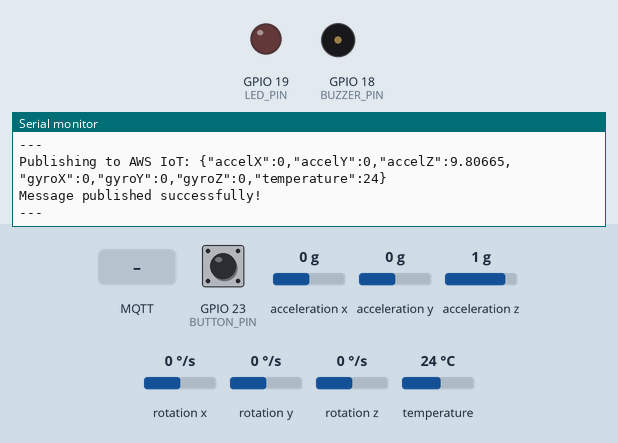
The program below on a simulated ESP32. On the bench: output pins drawn as LEDs (lit = HIGH), buzzer (waves = sounding, pin HIGH), the last lines printed to the serial monitor. Inputs (shaded band) come from the test bench; at power-on: GPIO 23 (BUTTON_PIN) HIGH, acceleration x 0 g, acceleration y 0 g, acceleration z 1 g, rotation x 0 °/s, rotation y 0 °/s, rotation z 0 °/s, temperature 24 °C. WiFi joins after 1.5 s; servers stay silent unless stated; no MQTT or app messages arrive unless stated.

Above: at 3.7 s.
3.8 s: GPIO 23 (BUTTON_PIN) pulled LOW for 0.15 s
At 4.3 s:
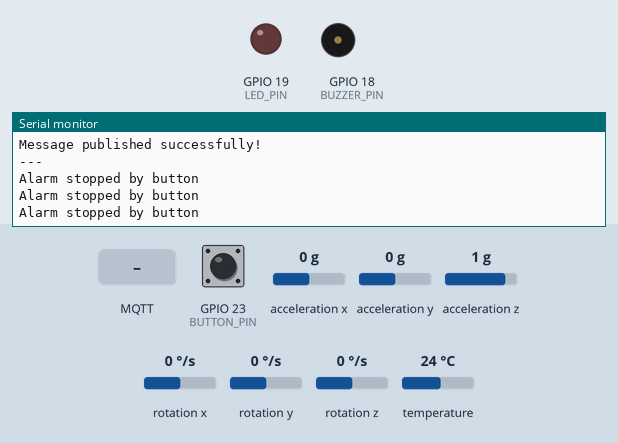
5.4 s: MQTT message "on" arrives on the first subscribed topic
At 6.4 s:
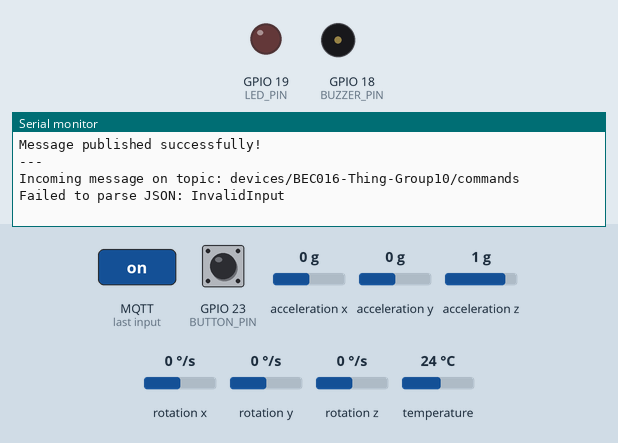
6.9 s: MQTT message "1" arrives on the first subscribed topic
At 7.7 s:
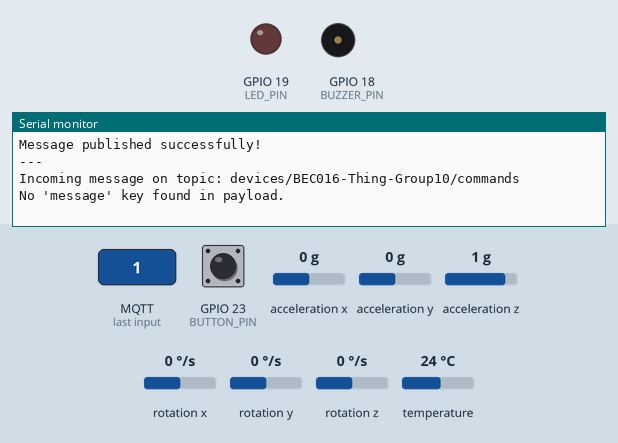

Measured:
- after the input at 3.8 s, the serial monitor: prints a new line at once (image 1)
- after the input at 5.4 s, the serial monitor: prints a new line at once (image 2)
- after the input at 6.9 s, the serial monitor: prints a new line at once (image 3)

The program:

main.cpp
```cpp
#include <Arduino.h>
// Include the required libraries
#include <WiFi.h>             // Provides functions to connect the ESP32 to a WiFi network
#include <WiFiClientSecure.h> // Enables secure (SSL/TLS) communication, required for AWS IoT
#include <PubSubClient.h>     // Handles MQTT protocol (publish-subscribe model)
#include "secrets.h"          // Custom header file that stores WiFi and AWS credentials (keeps them separate from main code)
#include <Adafruit_MPU6050.h> // MPU6050 accelerometer and gyroscope library
#include <Adafruit_Sensor.h>  // Unified sensor library
#include <Wire.h>             // I2C communication library
#include <ArduinoJson.h>      // Creating and parsing JSON Document

#define AWS_IOT_PUBLISH_TOPIC "devices/" AWS_IOT_CLIENT_ID "/data"       // Topic to publish sensor data to AWS IoT Core
#define AWS_IOT_SUBSCRIBE_TOPIC "devices/" AWS_IOT_CLIENT_ID "/commands" // Topic to be subscribe by the ESP32

#define LED_PIN 19
#define BUZZER_PIN 18
#define BUTTON_PIN 23

// MPU6050 sensor object
Adafruit_MPU6050 mpu;

WiFiClientSecure net;

PubSubClient client(net);

// Sensor data variables
float accelX, accelY, accelZ;
float gyroX, gyroY, gyroZ;
float temperature;

unsigned long lastPublishTime = 0; // Stores last publish timestamp
const long publishInterval = 2000; // Interval in milliseconds (2 seconds)
                                   // Publishing interval for MPU6050 sensor data

unsigned long lastButtonPress = 0;
const unsigned long debounceDelay = 50; // 50 ms debounce window

void connectToWiFi()
{
    // Print a message to the Serial Monitor to indicate connection attempt
    Serial.print("Connecting to WiFi");

    // Set the ESP32 to Station mode (connects to an existing WiFi network)
    WiFi.mode(WIFI_STA);

    // Begin WiFi connection using SSID and Password defined in secrets.h
    WiFi.begin(WIFI_SSID, WIFI_PASSWORD);

    // Keep checking WiFi status until the ESP32 is connected to the network
    while (WiFi.status() != WL_CONNECTED)
    {
        delay(500);        // Wait half a second before checking again
        Serial.print("."); // Print progress indicator
    }

    // Once connected, print confirmation
    Serial.println(" Connected!");
}

// Configure and connect to AWS IoT Core using certificates
void connectToAWS()
{
    // Notify user that the certificate setup is starting
    Serial.println("Configuring certificates...");

    // Assign AWS Root Certificate Authority (CA) to the secure WiFi client
    net.setCACert(AWS_CERT_CA);

    // Assign the device's own certificate (used to identify the device)
    net.setCertificate(AWS_CERT_CRT);

    // Assign the device's private key (used to prove the device owns the certificate)
    net.setPrivateKey(AWS_CERT_PRIVATE);

    // Configure the MQTT client to connect to the AWS IoT Core endpoint on port 8883 (secure MQTT)
    client.setServer(AWS_IOT_ENDPOINT, 8883);

    // Print a message to indicate we are now connecting to AWS IoT
    Serial.print("Connecting to AWS IoT");

    // Attempt to connect to AWS IoT using the device's "Thing Name"
    while (!client.connect(AWS_IOT_CLIENT_ID))
    {
        Serial.print("."); // Show progress
        delay(100);        // Brief pause between connection attempts
    }

    // If we still aren't connected after trying, print an error and return
    if (!client.connected())
    {
        Serial.println(" Connection failed (timeout).");
        return;
    }

    // If connected successfully, notify the user
    Serial.println("\nConnected to AWS IoT!");

    // Publish a test message to a specific topic to confirm functionality
    // client.publish(("devices/" AWS_IOT_CLIENT_ID "/data"), "Hello from ESP32!");

    client.subscribe(AWS_IOT_SUBSCRIBE_TOPIC); // Subscribes to incoming topic
}

void readSensorData()
{
    // Get new sensor events from MPU6050
    sensors_event_t accel, gyro, temp;

    // Read sensor data from MPU6050
    mpu.getEvent(&accel, &gyro, &temp);

    // Store sensor readings in global variables
    accelX = accel.acceleration.x;
    accelY = accel.acceleration.y;
    accelZ = accel.acceleration.z;
    gyroX = gyro.gyro.x;
    gyroY = gyro.gyro.y;
    gyroZ = gyro.gyro.z;
    temperature = temp.temperature;

    // Print sensor readings to serial monitor (required for milestone)
    Serial.println("\n=== MPU6050 Sensor Readings ===");
    Serial.print("Acceleration X: ");
    Serial.print(accelX, 2);
    Serial.println(" m/s^2");
    Serial.print("Acceleration Y: ");
    Serial.print(accelY, 2);
    Serial.println(" m/s^2");
    Serial.print("Acceleration Z: ");
    Serial.print(accelZ, 2);
    Serial.println(" m/s^2");
    Serial.print("Gyro X: ");
    Serial.print(gyroX, 4);
    Serial.println(" rad/s");
    Serial.print("Gyro Y: ");
    Serial.print(gyroY, 4);
    Serial.println(" rad/s");
    Serial.print("Gyro Z: ");
    Serial.print(gyroZ, 4);
    Serial.println(" rad/s");
    Serial.print("Temperature: ");
    Serial.print(temperature, 2);
    Serial.println(" °C");
    Serial.println("---");
}

void publishMessage()
{
    // Create a JSON document in memory with a 512-byte buffer capacity
    StaticJsonDocument<200> doc;

    // Add accelerometer data to the JSON payload
    doc["accelX"] = accelX;
    doc["accelY"] = accelY;
    doc["accelZ"] = accelZ;

    // Add gyroscope data to the JSON payload
    doc["gyroX"] = gyroX;
    doc["gyroY"] = gyroY;
    doc["gyroZ"] = gyroZ;

    // Add temperature to the JSON payload
    doc["temperature"] = temperature;

    // Create a buffer to store the serialized JSON string
    char jsonBuffer[256];

    // Serialize the JSON document into the buffer
    serializeJson(doc, jsonBuffer);

    // Print the JSON payload to serial monitor for debugging
    Serial.print("Publishing to AWS IoT: ");
    Serial.println(jsonBuffer);

    // Publish the JSON String to the defined AWS IoT Topic
    if (client.publish(AWS_IOT_PUBLISH_TOPIC, jsonBuffer))
    {
        Serial.println("Message published successfully!");
    }
    else
    {
        Serial.println("Failed to publish message.");
    }
    Serial.println("---");
}

void messageHandler(char *topic, byte *payload, unsigned int length)
{
    Serial.print("Incoming message on topic: ");
    Serial.println(topic);

    JsonDocument doc;

    DeserializationError error = deserializeJson(doc, payload, length);
    if (error)
    {
        Serial.print("Failed to parse JSON: ");
        Serial.println(error.c_str());
        return;
    }

    if (doc["earthquake"].is<const char *>())
    {
        const char *alarmCommand = doc["earthquake"];
        if (strcmp(alarmCommand, "on") == 0)
        {
            digitalWrite(LED_PIN, HIGH);
            tone(BUZZER_PIN, 2093); // continuous tone
            Serial.println("Alarm ON");
        }
        else if (strcmp(alarmCommand, "off") == 0)
        {
            digitalWrite(LED_PIN, LOW);
            noTone(BUZZER_PIN); // stop tone
            Serial.println("Alarm OFF");
        }
    }

    // If there's a 'message' key, print its value
    if (doc["message"].is<const char *>())
    {
        const char *msg = doc["message"];
        Serial.print("Message: ");
        Serial.println(msg);
    }
    else
    {
        Serial.println("No 'message' key found in payload.");
    }
}

void setup()
{
    // Initialize serial communication for debugging at 115200 bits per second
    Serial.begin(115200);
    delay(1000);

    pinMode(LED_PIN, OUTPUT);
    pinMode(BUZZER_PIN, OUTPUT);
    pinMode(BUTTON_PIN, INPUT_PULLUP);

    // Print an initial status message to the Serial Monitor
    Serial.println("Starting ESP32 AWS IoT connection...");

    // Initialize I2C communication
    Wire.begin();

    // Initialize MPU6050 sensor
    Serial.println("Initializing MPU6050 sensor...");
    if (!mpu.begin())
    {
        Serial.println("Failed to find MPU6050 chip!");
        while (1)
        {
            delay(10);
        }
    }
    Serial.println("MPU6050 Found!");

    // Configure MPU6050 settings
    mpu.setAccelerometerRange(MPU6050_RANGE_8_G);
    mpu.setGyroRange(MPU6050_RANGE_500_DEG);
    mpu.setFilterBandwidth(MPU6050_BAND_21_HZ);
    Serial.println("MPU6050 configured!");
    Serial.println("");

    // Call function to connect the ESP32 to WiFi
    connectToWiFi();

    // Call function to set up certificates and connect to AWS IoT Core
    connectToAWS();

    client.setCallback(messageHandler); // Register the callback function for incoming messages
}

void loop()
{
    client.loop();

    // Sensor publishing logic...
    if (millis() - lastPublishTime >= publishInterval)
    {
        readSensorData();
        if (client.connected())
            publishMessage();
        lastPublishTime = millis();
    }

    // 🚨 Alarm stop condition with debounce
    int buttonState = digitalRead(BUTTON_PIN);

    if (buttonState == LOW)
    { // button pressed
        unsigned long currentTime = millis();

        // Only act if enough time has passed since last press
        if (currentTime - lastButtonPress > debounceDelay)
        {
            digitalWrite(LED_PIN, LOW);
            noTone(BUZZER_PIN);
            Serial.println("Alarm stopped by button");

            // Record the time of this press
            lastButtonPress = currentTime;
        }
    }
}
```

secrets.h
```cpp
#include <pgmspace.h>
const char WIFI_SSID[] = "Wokwi-GUEST";
const char WIFI_PASSWORD[] = "";
const char AWS_IOT_ENDPOINT[] = "a1vzvyrus3qan7-ats.iot.us-west-2.amazonaws.com";
#define AWS_IOT_CLIENT_ID "BEC016-Thing-Group10"

// Amazon Root CA 1
static const char AWS_CERT_CA[] PROGMEM = R"EOF(
-----BEGIN CERTIFICATE-----
MIIDQTCCAimgAwIBAgITBmyfz5m/jAo54vB4ikPmljZbyjANBgkqhkiG9w0BAQsF
ADA5MQswCQYDVQQGEwJVUzEPMA0GA1UEChMGQW1hem9uMRkwFwYDVQQDExBBbWF6
b24gUm9vdCBDQSAxMB4XDTE1MDUyNjAwMDAwMFoXDTM4MDExNzAwMDAwMFowOTEL
MAkGA1UEBhMCVVMxDzANBgNVBAoTBkFtYXpvbjEZMBcGA1UEAxMQQW1hem9uIFJv
b3QgQ0EgMTCCASIwDQYJKoZIhvcNAQEBBQADggEPADCCAQoCggEBALJ4gHHKeNXj
ca9HgFB0fW7Y14h29Jlo91ghYPl0hAEvrAIthtOgQ3pOsqTQNroBvo3bSMgHFzZM
9O6II8c+6zf1tRn4SWiw3te5djgdYZ6k/oI2peVKVuRF4fn9tBb6dNqcmzU5L/qw
IFAGbHrQgLKm+a/sRxmPUDgH3KKHOVj4utWp+UhnMJbulHheb4mjUcAwhmahRWa6
VOujw5H5SNz/0egwLX0tdHA114gk957EWW67c4cX8jJGKLhD+rcdqsq08p8kDi1L
93FcXmn/6pUCyziKrlA4b9v7LWIbxcceVOF34GfID5yHI9Y/QCB/IIDEgEw+OyQm
jgSubJrIqg0CAwEAAaNCMEAwDwYDVR0TAQH/BAUwAwEB/zAOBgNVHQ8BAf8EBAMC
AYYwHQYDVR0OBBYEFIQYzIU07LwMlJQuCFmcx7IQTgoIMA0GCSqGSIb3DQEBCwUA
A4IBAQCY8jdaQZChGsV2USggNiMOruYou6r4lK5IpDB/G/wkjUu0yKGX9rbxenDI
U5PMCCjjmCXPI6T53iHTfIUJrU6adTrCC2qJeHZERxhlbI1Bjjt/msv0tadQ1wUs
N+gDS63pYaACbvXy8MWy7Vu33PqUXHeeE6V/Uq2V8viTO96LXFvKWlJbYK8U90vv
o/ufQJVtMVT8QtPHRh8jrdkPSHCa2XV4cdFyQzR1bldZwgJcJmApzyMZFo6IQ6XU
5MsI+yMRQ+hDKXJioaldXgjUkK642M4UwtBV8ob2xJNDd2ZhwLnoQdeXeGADbkpy
rqXRfboQnoZsG4q5WTP468SQvvG5
-----END CERTIFICATE-----
)EOF";

// Device Certificate
static const char AWS_CERT_CRT[] PROGMEM = R"KEY(
-----BEGIN CERTIFICATE-----
MIIDWTCCAkGgAwIBAgIUfa1lOzrjkHZvXICVa3jmygTCmf0wDQYJKoZIhvcNAQEL
BQAwTTFLMEkGA1UECwxCQW1hem9uIFdlYiBTZXJ2aWNlcyBPPUFtYXpvbi5jb20g
SW5jLiBMPVNlYXR0bGUgU1Q9V2FzaGluZ3RvbiBDPVVTMB4XDTI1MTEyNzA2NDM0
MFoXDTQ5MTIzMTIzNTk1OVowHjEcMBoGA1UEAwwTQVdTIElvVCBDZXJ0aWZpY2F0
ZTCCASIwDQYJKoZIhvcNAQEBBQADggEPADCCAQoCggEBAMAWDMoruCxjrQOKqi+E
YU2ylih58G1UPisrWOzquF99yJ71AqQDJ3klpUTB/StADWJxbqAimepRmduFQN2m
o/gk5AqUZRTRtz03QsF3RgDMUdChy4yGuP2eSsrC96VvXqobLsG0bMoSozxzQJps
VKuuSpe4dVMLh+e4ph3gqDi9BD5ALGad7wiWN0q2gIlYA90m5kjbwrYfR3qV2OHd
rotg9Jrmjbo7VpFpZUsetPPr5se2ej/T7cHdGFr06CypEG6EtKblB29ZuQatM8AW
vDw15f+YiPZbx2c2CRdajhSCzk0/n73FBfC8P4IQ04GG1JtG2vuoWyxLGfJ8Rakp
8NcCAwEAAaNgMF4wHwYDVR0jBBgwFoAUhT10hdN2kiv58p+wwDY/xGQ7G6MwHQYD
VR0OBBYEFBLHbOESokEn4A5cDX97Fg00ZqGKMAwGA1UdEwEB/wQCMAAwDgYDVR0P
AQH/BAQDAgeAMA0GCSqGSIb3DQEBCwUAA4IBAQBVFEJ5T9033hrvuJ08lRuP3ET8
WxgoAleegDKjamkJjUYH0IOxKlctBMJHtPoAwSLiz4ucW+/QDrJ5hJxzL/E38W6U
JZmz2kKR3cx5fNDAG/ZIhQbZaA/21Os8N5ohr+yc7+KNVyHvgl6mfjNXdr0tJtXK
Nu/uBN6hkuSw2LBnhz5J9fIYiiKnnuWPXN303Cm1mC0IM1wv3E68u2G8Klg4bOTx
WOmXjvKy+DxXgaWSnjagn2KN11JgPl219b19iQPHqCr2BDbzF6zI43+JK4oy6351
tYlMgrx3wSPuh+eI7W1lnZTWclL4kDhaJ4Vd3d2pqfjCwU/Zki6BsoQERRTu
-----END CERTIFICATE-----
)KEY";

// Device Private Key
static const char AWS_CERT_PRIVATE[] PROGMEM = R"KEY(
-----BEGIN RSA PRIVATE KEY-----
MIIEogIBAAKCAQEAwBYMyiu4LGOtA4qqL4RhTbKWKHnwbVQ+KytY7Oq4X33InvUC
pAMneSWlRMH9K0ANYnFuoCKZ6lGZ24VA3aaj+CTkCpRlFNG3PTdCwXdGAMxR0KHL
jIa4/Z5KysL3pW9eqhsuwbRsyhKjPHNAmmxUq65Kl7h1UwuH57imHeCoOL0EPkAs
Zp3vCJY3SraAiVgD3SbmSNvCth9HepXY4d2ui2D0muaNujtWkWllSx608+vmx7Z6
P9Ptwd0YWvToLKkQboS0puUHb1m5Bq0zwBa8PDXl/5iI9lvHZzYJF1qOFILOTT+f
vcUF8Lw/ghDTgYbUm0ba+6hbLEsZ8nxFqSnw1wIDAQABAoIBACBvGLXCcBS+t+YT
Me1YEv4Fm6k1/czYHq83YIqQj5VALfH5OPrstWuVWbSkdNUquZfXw3Ayp36TTMFu
XKeQjbtGr2LB79d2GdSyUglM1HsqBN6Pk0klLnNUmRhnl11N0tQyRtDaYEw2nW2F
oHDyvdFHWr0HnnfpSIdt/E6rMnxx0o+Jb8e9Z+xkzgZ4YSwY11HMCp7w6zuM5vaB
A7blQxUtrDmXcoVj/gaOJG0PGjR5dNBUMPNHg/wAGEnZj50Kf0WiXa3qUlWZABGQ
gFFbM6/zy1Jtlahmpduy0DdVpFz7sq8I/Wh8LmmPTLsQGeaA/RobhfjmrA4XNFvZ
GPe2O8ECgYEA/M479XBr8I7rct1czvRg2+ozdLocQGS65MiOtugM1rzIIVo9VbYx
PQLxnPPt5nNcephthlaPqtWWUy/m3cf496rQ/j2Cv2EbVVESaY444Nn5jS5e15Ow
kskoRcsKKxI8T5fDKXS1syeLFlo0Ytr5cToGwkT0HRvSXaRBsh8oLZECgYEAwoNn
GtmTBofO5I3GVr9BA1YeI56sxD0fqnh4n2j5jygD5x5WfUJlieHWs5W1nMYnqQgq
VxNQNy6faabTJ2+DEiUmhNovVbTen22ZRAV16k0yI3ce8rdJHJir0Nnlm4iiwsCB
Zwd2J/KnmYgr5+pEklzXKMJBkY9mxfOCmLPOI+cCgYBAD4aUEFPZ1m2FYuCktLpi
n7tARfTowF23obbAVJcERzwzb2mBcbSScE+HZSyQrATwL/X5B7BKKut30vielJDb
OZbSBgY+tr21ZeDTjK2PFM0u4GQ6HnutBnpFDUlbVriftqZGuANfDZMqK9uAfVqe
PYT+73godCdfgUMAfvKwcQKBgCitI/2YbEecVOa0wzpWynixJKJcR1LOWXXjtY3Y
fP+z5YUKchnFrcg0wxpQ/2amhZqyi3AkKM0xYcLNUTDY//bmb/SuT+HDbh6246s2
3R6/P/HssjsdmxtwzdViC8MHwsmpSiZKiCn4c5YGxO+9rNNSuOfcH6wZ6esRbkkS
qNQXAoGANKxHAlMrMPl48f1jKyJvnHB8ueKOiTxdnrBlqvvg1TcjZlv+eR7xmNe9
z9puAD6c+IMvwhXI/hR0+VR9tG2DzXVMdDSCaB2QqRaFac3a5yfzSfHdphKA3q9r
Bkixa08IlqfErPDyBnr+B7jrmlS0g+Axf+gEOOxVI6+pkjYDCK4=
-----END RSA PRIVATE KEY-----
)KEY";
```
